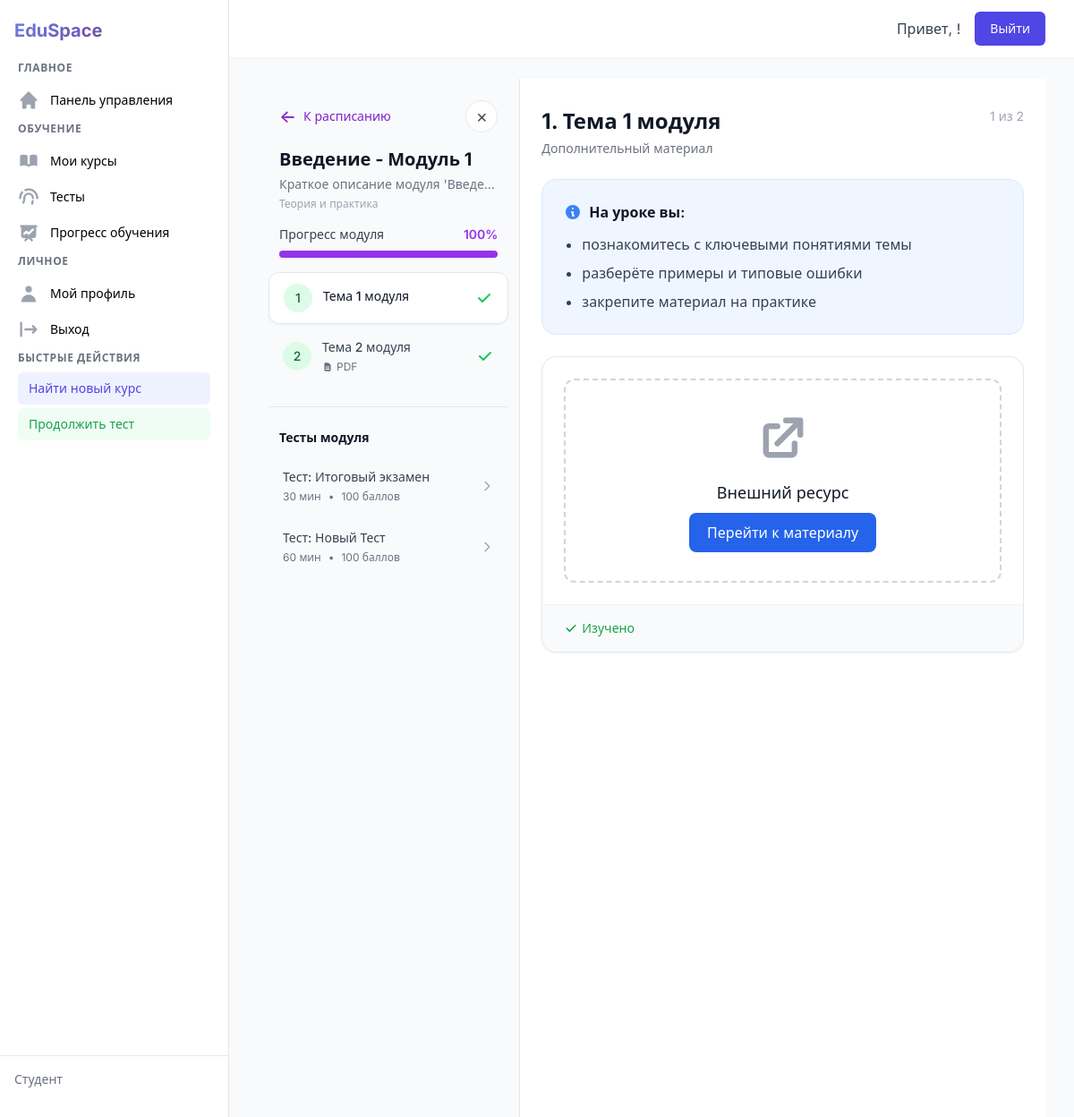
/student/learn/CRS001/module/MOD001 (signed in), run on the app's committed database.
### tables this page shows
CREATE TABLE modules (
            id TEXT PRIMARY KEY,
            course_id TEXT NOT NULL,
            title TEXT NOT NULL,
            short_description TEXT,
            module_order INTEGER NOT NULL,
            estimated_duration INTEGER,
            created_at TIMESTAMP DEFAULT CURRENT_TIMESTAMP,
            FOREIGN KEY (course_id) REFERENCES courses(id)
        );

CREATE TABLE progress_modules (
            id TEXT PRIMARY KEY,
            enrollment_id TEXT NOT NULL,
            module_id TEXT NOT NULL,
            status TEXT DEFAULT 'not_started',
            progress_percent REAL DEFAULT 0.0,
            started_at TIMESTAMP,
            finished_at TIMESTAMP,
            FOREIGN KEY (enrollment_id) REFERENCES progress_courses(id),
            FOREIGN KEY (module_id) REFERENCES modules(id)
        );

CREATE TABLE learning_materials (
            id TEXT PRIMARY KEY,
            module_id TEXT NOT NULL,
            title TEXT NOT NULL,
            content TEXT,
            content_type TEXT DEFAULT 'text',
            material_order INTEGER NOT NULL,
            created_at TIMESTAMP DEFAULT CURRENT_TIMESTAMP,
            FOREIGN KEY (module_id) REFERENCES modules(id)
        );

CREATE TABLE tests (
            id TEXT PRIMARY KEY,
            module_id TEXT,
            course_id TEXT,
            title TEXT NOT NULL,
            description TEXT,
            time_limit INTEGER,
            max_score INTEGER DEFAULT 100,
            created_at TIMESTAMP DEFAULT CURRENT_TIMESTAMP,
            FOREIGN KEY (module_id) REFERENCES modules(id),
            FOREIGN KEY (course_id) REFERENCES courses(id)
        );

### app.py (the view)
@app.route('/student/learn/<course_id>/module/<module_id>')
@login_required
@role_required('student')
def learn_module(course_id, module_id):
    user_id = session.get('user_id')
    material_id = request.args.get('material_id')
    from database.models import Course
    course_model = Course(auth_service.db)
    course = course_model.get_by_id(course_id)
    if not course:
        flash('Курс не найден', 'danger')
        return redirect(url_for('student_courses'))
    from business_logic.learning import LearningService
    learning_service = LearningService(app.config['DATABASE_PATH'])
    module_with_materials = learning_service.get_module_with_materials(module_id)
    if not module_with_materials:
        flash('Модуль не найден', 'danger')
        return redirect(url_for('student_course_detail', course_id=course_id))
    active_material = None
    if module_with_materials.get('materials'):
        materials = module_with_materials['materials']
        if material_id:
            active_material = next((m for m in materials if m.get('id') == material_id), None)
        if not active_material and materials:
            active_material = sorted(materials, key=lambda x: x.get('material_order', 0))[0]
    success, message, module_progress = learning_service.start_module_learning(user_id, module_id)
    if not success:
        flash(message, 'warning')
    from database.models import MaterialProgress
    material_progress_model = MaterialProgress(auth_service.db)
    completed_materials = material_progress_model.get_completed_materials(user_id, module_id)
    if module_with_materials.get('materials'):
        for material in module_with_materials['materials']:
            material['completed'] = material['id'] in completed_materials
    material_progress = None
    if active_material:
        material_progress = material_progress_model.get_by_user_and_material(user_id, active_material['id'])
    next_module = learning_service.get_next_module(user_id, course_id, module_id)
    from database.models import Test
    test_model = Test(auth_service.db)
    tests = test_model.get_by_module(module_id)
    return render_template('student/learn_module.html',
                           course=course.to_dict(),
                           module_data=module_with_materials,
                           active_material=active_material,
                           material_progress=material_progress.to_dict() if material_progress else None,
                           module_progress=module_progress,
                           next_module=next_module,
                           tests=tests,
                           user_id=user_id)

### templates/student/learn_module.html (shortened to what this page needs)
{% extends "student/base.html" %}
{% block content %}
<div class="min-h-screen bg-white">
  <div class="grid grid-cols-12">
    <aside class="col-span-12 lg:col-span-4 xl:col-span-3 border-r border-gray-200 bg-gray-50">
      <div class="h-screen sticky top-0 flex flex-col">
        <div class="px-6 pt-6 pb-4 flex items-center justify-between">
          <a href="{{ url_for('student_course_detail', course_id=course.id) }}"
             class="inline-flex items-center gap-2 text-sm font-medium text-purple-700 hover:text-purple-800">
            <span class="text-xl leading-none">←</span>
            К расписанию
          </a>
          <a href="{{ url_for('student_course_detail', course_id=course.id) }}"
             class="w-9 h-9 rounded-full bg-white border border-gray-200 flex items-center justify-center hover:bg-gray-100 transition-colors">
            <span class="text-xl leading-none text-gray-600">×</span>
          </a>
        </div>
        <div class="px-6 pb-4">
          <h1 class="text-xl font-bold text-gray-900 truncate">
            {{ module_data.module.title }}
          </h1>
          {% if module_data.module.short_description %}
          <p class="text-sm text-gray-500 mt-1 truncate">{{ module_data.module.short_description }}</p>
          {% endif %}
          <div class="text-xs text-gray-400 mt-1">Теория и практика</div>
        </div>
        <div class="px-6 pb-4">
          <div class="flex items-center justify-between text-sm mb-2">
            <span class="text-gray-700">Прогресс модуля</span>
            <span class="font-semibold text-purple-600">
              {{ module_progress.progress_percent|round|int if module_progress else 0 }}%
            </span>
          </div>
          <div class="w-full bg-gray-200 rounded-full h-2">
            <div class="bg-purple-600 h-2 rounded-full transition-all duration-500"
                 style="width: {{ module_progress.progress_percent if module_progress else 0 }}%"></div>
          </div>
        </div>
        <div class="flex-1 px-3 pb-6 overflow-y-auto">
          {% if module_data.materials %}
            <div class="space-y-1">
              {% for material in module_data.materials|sort(attribute='material_order') %}
                {% set is_active = (active_material and material.id == active_material.id) %}
                {% set is_completed = material.get('completed', false) %}
                <a href="{{ url_for('learn_module', course_id=course.id, module_id=module_data.module.id) }}?material_id={{ material.id }}"
                   class="group flex items-center justify-between gap-3 rounded-xl px-4 py-3 transition-all duration-200
                          {% if is_active %} bg-white border border-gray-200 shadow-sm {% else %} hover:bg-white/60 {% endif %}">
                  <div class="min-w-0 flex items-center gap-3">
                    <div class="flex-none w-8 h-8 rounded-full flex items-center justify-center text-sm font-medium
                                {% if is_completed %}bg-green-100 text-green-800
                                {% elif is_active %}bg-purple-100 text-purple-800
                                {% else %}bg-gray-100 text-gray-700{% endif %}">
                      {{ material.material_order }}
                    </div>
                    <div>
                      <div class="text-sm font-medium {% if is_active %}text-gray-900{% else %}text-gray-700{% endif %} truncate">
                        {{ material.title }}
                      </div>
                      <div class="text-xs text-gray-500 mt-1 flex items-center gap-1">
                        {% if material.content_type == 'text' %}
                          <span class="flex items-center">
                            <svg class="w-3 h-3 mr-1" fill="currentColor" viewBox="0 0 20 20">
                              <path d="M4 4a2 2 0 012-2h4.586A2 2 0 0112 2.586L15.414 6A2 2 0 0116 7.414V16a2 2 0 01-2 2H6a2 2 0 01-2-2V4z"/>
                            </svg>
                            Текст
                          </span>
                        {% elif material.content_type == 'pdf' %}
                          <span class="flex items-center">
                            <svg class="w-3 h-3 mr-1" fill="currentColor" viewBox="0 0 20 20">
                              <path fill-rule="evenodd" d="M4 4a2 2 0 012-2h4.586A2 2 0 0112 2.586L15.414 6A2 2 0 0116 7.414V16a2 2 0 01-2 2H6a2 2 0 01-2-2V4zm2 6a1 1 0 011-1h6a1 1 0 110 2H7a1 1 0 01-1-1zm1 3a1 1 0 100 2h6a1 1 0 100-2H7z" clip-rule="evenodd"/>
                            </svg>
                            PDF
                          </span>
                        {% endif %}
                      </div>
                    </div>
                  </div>
                  <div class="flex-none">
                    {% if is_completed %}
                      <svg class="w-5 h-5 text-green-500" fill="currentColor" viewBox="0 0 20 20">
                        <path fill-rule="evenodd" d="M16.707 5.293a1 1 0 010 1.414l-8 8a1 1 0 01-1.414 0l-4-4a1 1 0 011.414-1.414L8 12.586l7.293-7.293a1 1 0 011.414 0z" clip-rule="evenodd"/>
                      </svg>
                    {% elif is_active %}
                      <div class="relative">
                        <div class="w-3 h-3 rounded-full bg-purple-500 animate-pulse"></div>
                        <div class="absolute inset-0 rounded-full bg-purple-500 animate-ping opacity-75"></div>
                      </div>
                    {% else %}
                      <div class="w-3 h-3 rounded-full bg-gray-300 group-hover:bg-gray-400"></div>
                    {% endif %}
                  </div>
                </a>
              {% endfor %}
            </div>
          {% else %}
            <div class="px-3 py-6 text-sm text-gray-500 text-center">Материалов нет.</div>
          {% endif %}
          {% if tests %}
            <div class="pt-6 mt-6 border-t border-gray-200">
              <h3 class="text-sm font-semibold text-gray-900 px-3 mb-3">Тесты модуля</h3>
              <div class="space-y-1">
                {% for test in tests %}
                  <a href="{{ url_for('take_test', test_id=test.id) }}"
                     class="group flex items-center justify-between gap-3 rounded-xl px-4 py-3 hover:bg-white/60 transition-all duration-200">
                    <div class="min-w-0">
                      <div class="text-sm font-medium text-gray-700 truncate">
                        Тест: {{ test.title }}
                      </div>
                      <div class="text-xs text-gray-500 mt-1 flex items-center gap-2">
                        <span>{{ test.time_limit }} мин</span>
                        <span>•</span>
                        <span>{{ test.max_score }} баллов</span>
                      </div>
                    </div>
                    <svg class="w-4 h-4 text-gray-400 group-hover:text-gray-600" fill="none" stroke="currentColor" viewBox="0 0 24 24">
                      <path stroke-linecap="round" stroke-linejoin="round" stroke-width="2" d="M9 5l7 7-7 7"/>
                    </svg>
                  </a>
                {% endfor %}
              </div>
            </div>
          {% endif %}
        </div>
      </div>
    </aside>
    <main class="col-span-12 lg:col-span-8 xl:col-span-9 bg-white">
      <div class="max-w-4xl mx-auto px-6 py-8">
        <div class="flex items-start justify-between gap-4 mb-6">
          <div>
            <div class="text-2xl font-bold text-gray-900">
              {% if active_material %}{{ active_material.material_order }}. {{ active_material.title }}{% else %}Материал{% endif %}
            </div>
            {% if active_material and active_material.content_type %}
            <div class="text-sm text-gray-500 mt-1">
              {% if active_material.content_type == 'text' %}Текстовый материал
              {% elif active_material.content_type == 'video' %}Видеоурок
              {% elif active_material.content_type == 'pdf' %}PDF документ
              {% else %}Дополнительный материал{% endif %}
            </div>
            {% endif %}
          </div>
          <div class="text-sm text-gray-400 whitespace-nowrap">
            {% if module_data.materials and active_material %}
              {{ active_material.material_order }} из {{ module_data.materials|length }}
            {% endif %}
          </div>
        </div>
        <div class="rounded-2xl bg-blue-50 border border-blue-100 p-6 mb-6">
          <div class="font-semibold text-gray-900 mb-3 flex items-center">
            <svg class="w-5 h-5 text-blue-500 mr-2" fill="currentColor" viewBox="0 0 20 20">
              <path fill-rule="evenodd" d="M18 10a8 8 0 11-16 0 8 8 0 0116 0zm-7-4a1 1 0 11-2 0 1 1 0 012 0zM9 9a1 1 0 000 2v3a1 1 0 001 1h1a1 1 0 100-2v-3a1 1 0 00-1-1H9z" clip-rule="evenodd"/>
            </svg>
            На уроке вы:
          </div>
          <ul class="list-disc pl-5 text-gray-700 space-y-2">
            {% if active_material and active_material.description %}
              {% set description_lines = active_material.description.split('\n') %}
              {% for line in description_lines %}
                {% if line.strip() %}
                  <li>{{ line.strip() }}</li>
                {% endif %}
              {% endfor %}
            {% else %}
              <li>познакомитесь с ключевыми понятиями темы</li>
              <li>разберёте примеры и типовые ошибки</li>
              <li>закрепите материал на практике</li>
            {% endif %}
          </ul>
        </div>
        <div class="rounded-2xl border border-gray-200 shadow-sm overflow-hidden bg-white mb-6">
          {% if active_material %}
            <div class="p-6">
              {% if active_material.content_type == 'text' %}
                <div class="prose max-w-none">
                  {{ active_material.content|safe if active_material.content else 'Контент не найден' }}
                </div>
              {% else %}
                <div class="p-8 text-center border-2 border-dashed border-gray-300 rounded-xl">
                  <svg class="w-16 h-16 text-gray-400 mx-auto mb-4" fill="currentColor" viewBox="0 0 20 20">
                    <path d="M11 3a1 1 0 100 2h2.586l-6.293 6.293a1 1 0 101.414 1.414L15 6.414V9a1 1 0 102 0V4a1 1 0 00-1-1h-5z"/>
                    <path d="M5 5a2 2 0 00-2 2v8a2 2 0 002 2h8a2 2 0 002-2v-3a1 1 0 10-2 0v3H5V7h3a1 1 0 000-2H5z"/>
                  </svg>
                  <h3 class="text-lg font-medium text-gray-900 mb-2">Внешний ресурс</h3>
                  <a href="{{ active_material.content }}"
                     target="_blank"
                     class="inline-flex items-center px-5 py-2.5 bg-blue-600 text-white rounded-lg hover:bg-blue-700 transition-colors">
                    Перейти к материалу
                  </a>
                </div>
              {% endif %}
            </div>
            <div class="px-6 py-4 border-t border-gray-100 bg-gray-50 flex items-center justify-between">
              <div class="text-sm text-gray-500 flex items-center">
                {% if active_material.completed %}
                  <span class="flex items-center text-green-600">
                    <svg class="w-4 h-4 mr-1" fill="currentColor" viewBox="0 0 20 20">
                      <path fill-rule="evenodd" d="M16.707 5.293a1 1 0 010 1.414l-8 8a1 1 0 01-1.414 0l-4-4a1 1 0 011.414-1.414L8 12.586l7.293-7.293a1 1 0 011.414 0z" clip-rule="evenodd"/>
                    </svg>
                    Изучено
                  </span>
                {% endif %}
              </div>
                {% set materials_sorted = module_data.materials|sort(attribute='material_order') if module_data.materials else [] %}
                {% set next_id = None %}
                {% set next_completed = None %}
                {% if active_material and materials_sorted %}
                  {% for m in materials_sorted %}
                    {% if m.material_order == active_material.material_order + 1 %}
                      {% set next_id = m.id %}
                      {% set next_completed = m.completed %}
                    {% endif %}
                  {% endfor %}
                {% endif %}
            </div>
          {% endif %}
        </div>
      </div>
    </main>
  </div>
</div>
{% endblock %}

### data on the page
modules: module "Введение - Модуль 1", module.short_description "Краткое описание модуля 'Введе…"
progress_modules: progress_percent "100"
learning_materials: material_order "1", title "Тема 1 модуля"
learning_materials: material_order "2", title "Тема 2 модуля", content_type "pdf" (drawn)
tests: title "Итоговый экзамен", time_limit "30", max_score "100"
tests: title "Новый Тест", time_limit "60", max_score "100"

### other printed values
{{ module_data.materials|length }} "2"
